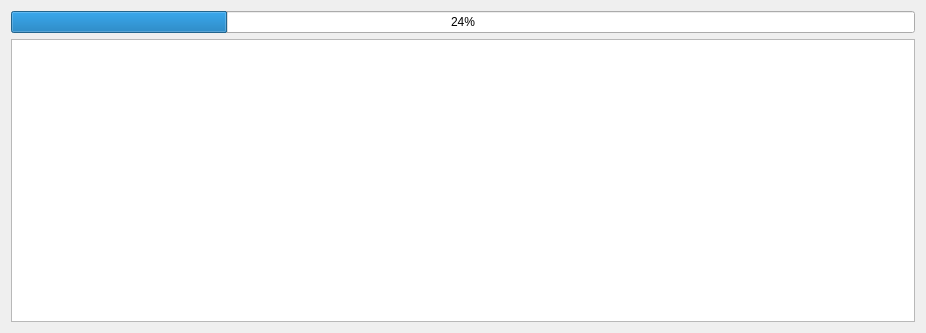
<?xml version="1.0" encoding="UTF-8"?>
<ui version="4.0">
 <class>avrOutputDialog</class>
 <widget class="QDialog" name="avrOutputDialog">
  <property name="geometry">
   <rect>
    <x>0</x>
    <y>0</y>
    <width>926</width>
    <height>333</height>
   </rect>
  </property>
  <property name="windowTitle">
   <string>Dialog</string>
  </property>
  <property name="windowIcon">
   <iconset resource="eepe.qrc">
    <normaloff>:/icon.png</normaloff>:/icon.png</iconset>
  </property>
  <layout class="QGridLayout" name="gridLayout">
   <item row="1" column="0">
    <widget class="QPlainTextEdit" name="plainTextEdit">
     <property name="lineWrapMode">
      <enum>QPlainTextEdit::NoWrap</enum>
     </property>
     <property name="readOnly">
      <bool>true</bool>
     </property>
     <property name="textInteractionFlags">
      <set>Qt::TextSelectableByMouse</set>
     </property>
    </widget>
   </item>
   <item row="0" column="0">
    <widget class="QProgressBar" name="progressBar">
     <property name="value">
      <number>24</number>
     </property>
    </widget>
   </item>
  </layout>
 </widget>
 <resources>
  <include location="eepe.qrc"/>
 </resources>
 <connections/>
</ui>
